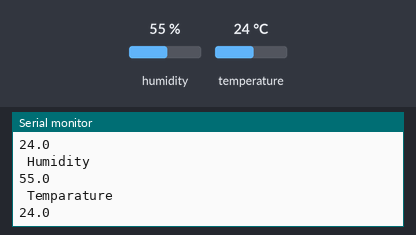
Recording of a sketch running on a simulated Arduino Uno, built with avr-gcc and run on an emulated ATmega328P. Shown: the last lines printed to the serial monitor. The test bench sets the inputs (shaded band); at power-on: humidity 55 %, temperature 24 °C.

Above: at 2.8 s.
2.9 s: humidity set to 22 %
At 4.6 s:
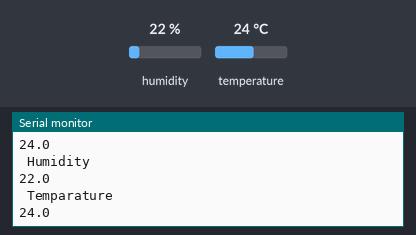
5.6 s: temperature set to 12 °C
At 7.0 s:
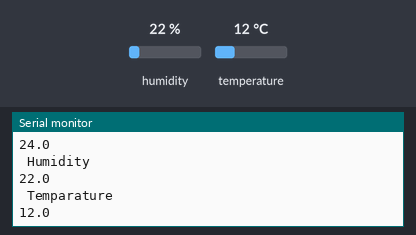
8.3 s: humidity set to 40 %
At 10.6 s:
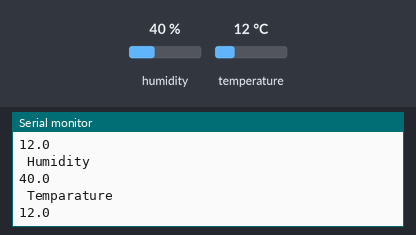
Timing chart, 0 to 12.1 s (numbered marks = the images above; inputs shaded):
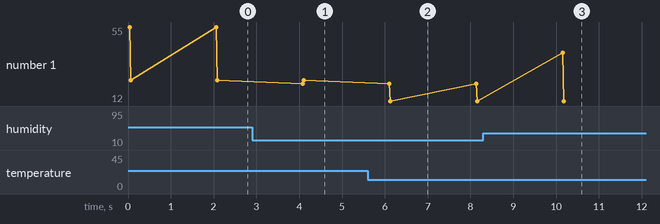

The sketch:

dht11.ino
```cpp
#include<dht.h>
dht DHT;
#define DHT11_PIN 3
void setup() {
Serial.begin(9600);
Serial.println("Temperature & Humidity Sensor"); }
void loop() { // READ DATA from sensor
int chk = DHT.read11(DHT11_PIN);
Serial.println(" Humidity " );
Serial.println(DHT.humidity, 1);
Serial.println(" Temparature ");
Serial.println(DHT.temperature, 1);
delay(2000);
}
```

Measured:
- after the input at 2.9 s, the serial monitor: prints a new line after 1.2 s (image 1)
- after the input at 5.6 s, the serial monitor: prints a new line after 0.53 s (image 2)
- after the input at 8.3 s, the serial monitor: prints a new line after 1.9 s (image 3)
- plotted number 1: 24 → 12 after the input at 5.6 s
